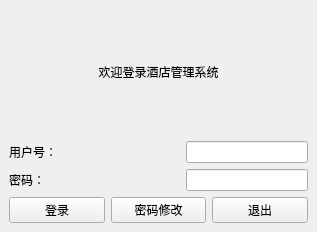
<?xml version="1.0" encoding="UTF-8"?>
<ui version="4.0">
 <class>login</class>
 <widget class="QMainWindow" name="login">
  <property name="geometry">
   <rect>
    <x>0</x>
    <y>0</y>
    <width>317</width>
    <height>232</height>
   </rect>
  </property>
  <property name="windowTitle">
   <string>MainWindow</string>
  </property>
  <widget class="QWidget" name="centralwidget">
   <layout class="QVBoxLayout" name="verticalLayout">
    <item>
     <widget class="QLabel" name="label">
      <property name="text">
       <string>欢迎登录酒店管理系统</string>
      </property>
      <property name="alignment">
       <set>Qt::AlignCenter</set>
      </property>
     </widget>
    </item>
    <item>
     <layout class="QGridLayout" name="gridLayout">
      <item row="0" column="0">
       <widget class="QLabel" name="label_2">
        <property name="text">
         <string>用户号：</string>
        </property>
       </widget>
      </item>
      <item row="0" column="1">
       <spacer name="horizontalSpacer">
        <property name="orientation">
         <enum>Qt::Horizontal</enum>
        </property>
        <property name="sizeHint" stdset="0">
         <size>
          <width>40</width>
          <height>20</height>
         </size>
        </property>
       </spacer>
      </item>
      <item row="0" column="2">
       <widget class="QLineEdit" name="leUid"/>
      </item>
      <item row="1" column="0">
       <widget class="QLabel" name="label_3">
        <property name="text">
         <string>密码：</string>
        </property>
       </widget>
      </item>
      <item row="1" column="1">
       <spacer name="horizontalSpacer_2">
        <property name="orientation">
         <enum>Qt::Horizontal</enum>
        </property>
        <property name="sizeHint" stdset="0">
         <size>
          <width>40</width>
          <height>20</height>
         </size>
        </property>
       </spacer>
      </item>
      <item row="1" column="2">
       <widget class="QLineEdit" name="lePwd">
        <property name="echoMode">
         <enum>QLineEdit::Password</enum>
        </property>
       </widget>
      </item>
     </layout>
    </item>
    <item>
     <layout class="QGridLayout" name="gridLayout_2">
      <item row="0" column="0">
       <widget class="QPushButton" name="pbLogin">
        <property name="text">
         <string>登录</string>
        </property>
       </widget>
      </item>
      <item row="0" column="2">
       <widget class="QPushButton" name="pbQuit">
        <property name="text">
         <string>退出</string>
        </property>
       </widget>
      </item>
      <item row="0" column="1">
       <widget class="QPushButton" name="pbChgpwd">
        <property name="text">
         <string>密码修改</string>
        </property>
       </widget>
      </item>
     </layout>
    </item>
   </layout>
  </widget>
 </widget>
 <resources/>
 <connections/>
</ui>
